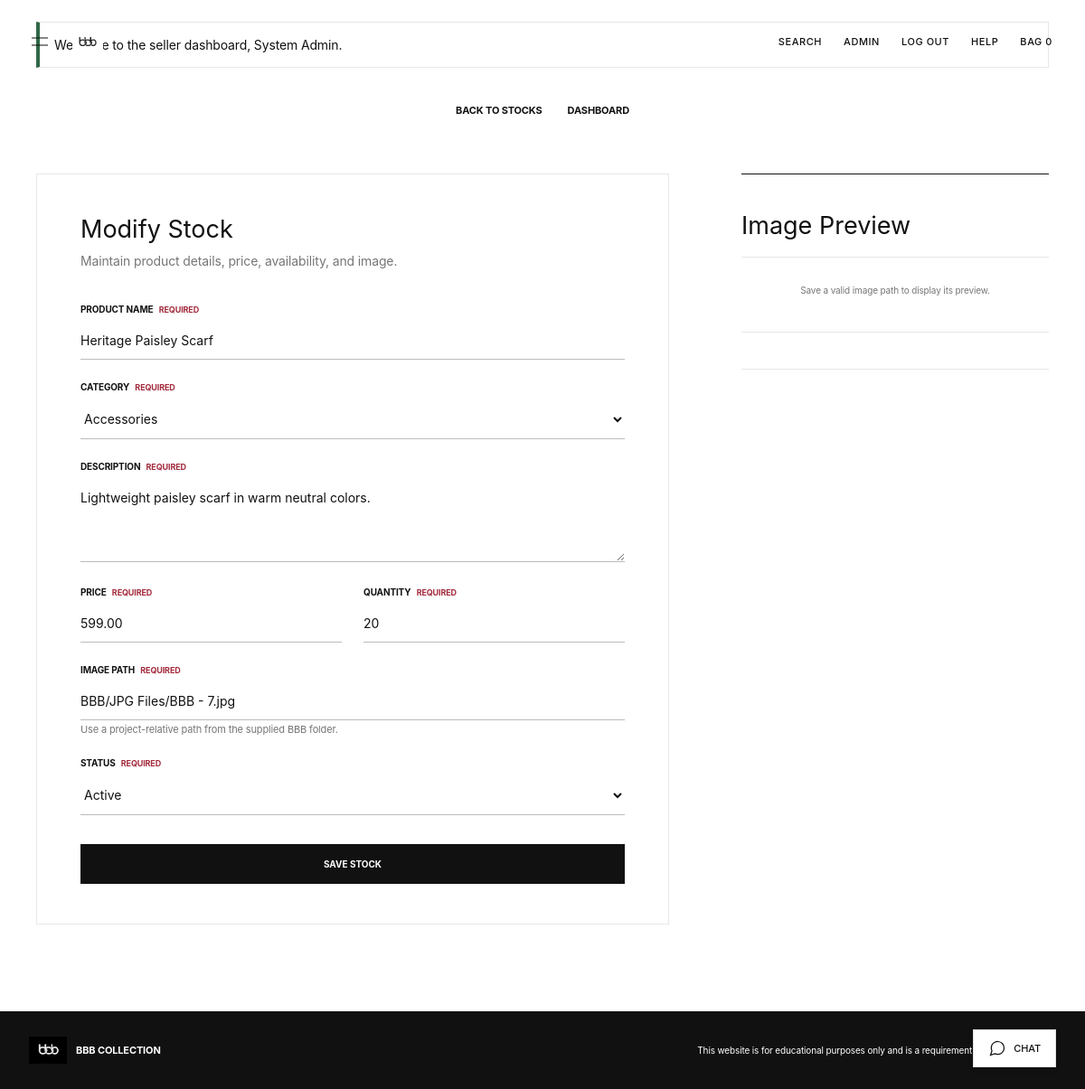
Page /admin_product_form.php?id=2 (signed in) on the committed database.
### tables this page shows
CREATE TABLE IF NOT EXISTS `products` (
  `id` int(6) UNSIGNED NOT NULL AUTO_INCREMENT,
  `name` varchar(100) NOT NULL,
  `category` varchar(50) NOT NULL,
  `description` varchar(255) NOT NULL,
  `price` decimal(10,2) NOT NULL,
  `quantity` int(6) NOT NULL,
  `image` varchar(120) NOT NULL,
  `status` varchar(20) NOT NULL DEFAULT 'Active',
  PRIMARY KEY (`id`)
);

### functions.php (called while the page is built, shortened)
<?php
function displayText($text) {
    return htmlspecialchars($text ?? "", ENT_QUOTES, "UTF-8");
}
?>

### admin_product_form.php (the view, shortened to what this page needs)
<?php
require 'functions.php';
$id = (int)($_GET['id'] ?? 0);
$editing = $id > 0;
$categories = array("Men Tops", "Women Tops", "Bottoms", "Dresses", "Outerwear", "Accessories");
$product = array("name" => "", "category" => "Men Tops", "description" => "", "price" => "", "quantity" => "", "image" => "BBB/JPG Files/BBB - 18.jpg", "status" => "Active");
if ($editing) {
    $stmt = $conn->prepare("SELECT * FROM products WHERE id = ?");
    $stmt->bind_param("i", $id);
    $stmt->execute();
    $record = $stmt->get_result()->fetch_assoc();
    $product = $record;
}
$imageExists = $product['image'] != "" && file_exists(__DIR__ . DIRECTORY_SEPARATOR . str_replace('/', DIRECTORY_SEPARATOR, $product['image']));
require 'header.php';
?>
<div class="nav-links"><a href="admin_products.php">Back to Stocks</a><a href="admin_dashboard.php">Dashboard</a></div>
<section class="admin-form-layout">
    <div class="panel admin-form-panel">
        <div class="form-heading"><h2><?php echo $editing ? "Modify Stock" : "Add Stock"; ?></h2><p>Maintain product details, price, availability, and image.</p></div>
        <form method="POST" action="admin_product_form.php<?php if ($editing) echo '?id=' . displayText($id); ?>">
            <div class="form-group"><label for="product-name">Product Name <span class="required">Required</span></label><input id="product-name" type="text" name="name" value="<?php echo displayText($product['name']); ?>" required></div>
            <div class="form-group"><label for="product-category">Category <span class="required">Required</span></label><select id="product-category" name="category" required><?php foreach ($categories as $category) { ?><option value="<?php echo displayText($category); ?>" <?php if ($product['category'] == $category) echo 'selected'; ?>><?php echo displayText($category); ?></option><?php } ?></select></div>
            <div class="form-group"><label for="product-description">Description <span class="required">Required</span></label><textarea id="product-description" name="description" required><?php echo displayText($product['description']); ?></textarea></div>
            <div class="form-grid"><div class="form-group"><label for="product-price">Price <span class="required">Required</span></label><input id="product-price" type="number" step="0.01" min="0" name="price" value="<?php echo displayText($product['price']); ?>" required></div><div class="form-group"><label for="product-quantity">Quantity <span class="required">Required</span></label><input id="product-quantity" type="number" min="0" name="quantity" value="<?php echo displayText($product['quantity']); ?>" required></div></div>
            <div class="form-group"><label for="product-image">Image Path <span class="required">Required</span></label><input id="product-image" type="text" name="image" value="<?php echo displayText($product['image']); ?>" required><small class="field-help">Use a project-relative path from the supplied BBB folder.</small></div>
            <div class="form-group"><label for="product-status">Status <span class="required">Required</span></label><select id="product-status" name="status" required><option value="Active" <?php if ($product['status'] == 'Active') echo 'selected'; ?>>Active</option><option value="Inactive" <?php if ($product['status'] == 'Inactive') echo 'selected'; ?>>Inactive</option></select></div>
            <input type="submit" name="save" value="Save Stock" class="full-button">
        </form>
    </div>
    <aside class="panel image-preview-panel"><h2>Image Preview</h2><?php if ($imageExists) { ?><img src="<?php echo displayText($product['image']); ?>" alt="Preview of <?php echo displayText($product['name'] ?: 'product image'); ?>"><p><?php echo displayText($product['image']); ?></p><?php } else { ?><div class="empty-state compact-empty"><p>Save a valid image path to display its preview.</p></div><?php } ?></aside>
</section>
<?php require 'footer.php'; ?>

### style.css (style rules this page uses)
* { box-sizing: border-box; }
:root { --black: #111111; --charcoal: #292929; --gray: #767676; --light-gray: #e7e7e7; --soft-gray: #f5f5f5; --white: #ffffff; --success: #2f6847; --warning: #906515; --danger: #a32b3d; }
html { scroll-behavior: smooth; }
body { margin: 0; min-height: 100vh; overflow-x: hidden; background: var(--white); color: var(--black); font-family: Arial, Helvetica, sans-serif; font-size: 14px; letter-spacing: 0; }
a { color: var(--black); }
.main-nav a, .nav-links a { padding: 8px 0 6px; border-bottom: 1px solid transparent; color: var(--black); font-size: 11px; font-weight: 700; text-decoration: none; text-transform: uppercase; }
.panel { width: min(1120px, calc(100% - 64px)); margin: 48px auto; padding: 40px 0; background: var(--white); border-top: 1px solid var(--black); border-bottom: 1px solid var(--light-gray); }
.compact-panel, .form-container.panel, .admin-form-panel.panel { max-width: 700px; padding: 44px 48px; border: 1px solid var(--light-gray); }
h1, h2, h3 { margin-top: 0; color: var(--black); font-weight: 400; letter-spacing: 0; }
h2 { margin-bottom: 18px; font-size: 27px; }
p { line-height: 1.6; }
.muted, .field-help { color: var(--gray); font-size: 11px; }
.nav-links { display: flex; justify-content: center; gap: 28px; width: min(1120px, calc(100% - 64px)); margin: 32px auto 0; }
.form-heading { margin-bottom: 36px; text-align: left; }
.form-heading h2, .form-heading p { margin: 0; }
.form-heading p { margin-top: 8px; color: var(--gray); }
.form-grid { display: grid; grid-template-columns: repeat(2, minmax(0, 1fr)); gap: 24px; }
.form-group { min-width: 0; margin-bottom: 24px; }
label { display: block; margin-bottom: 8px; color: var(--black); font-size: 10px; font-weight: 700; text-transform: uppercase; }
.required { margin-left: 4px; color: var(--danger); font-size: 9px; font-weight: 700; }
input[type="text"], input[type="email"], input[type="password"], input[type="number"], select, textarea { width: 100%; padding: 12px 0; border: 0; border-bottom: 1px solid #bcbcbc; border-radius: 0; outline: 0; background: transparent; color: var(--black); font: inherit; }
textarea { min-height: 92px; resize: vertical; }
input[type="submit"], .button-link, button { display: inline-flex; align-items: center; justify-content: center; min-height: 44px; margin-top: 8px; padding: 12px 24px; border: 1px solid var(--black); border-radius: 0; background: var(--black); color: var(--white); cursor: pointer; font: inherit; font-size: 10px; font-weight: 700; text-align: center; text-decoration: none; text-transform: uppercase; transition: background-color 0.2s, color 0.2s; }
.full-button { width: 100%; }
.empty-state { padding: 64px 24px; text-align: center; border-top: 1px solid var(--light-gray); border-bottom: 1px solid var(--light-gray); }
.empty-state h3, .empty-state p { margin: 0 0 10px; }
.compact-empty { padding: 28px 16px; }
.admin-form-layout { display: grid; grid-template-columns: minmax(0, 1fr) 340px; gap: 64px; width: min(1120px, calc(100% - 64px)); margin: 56px auto; align-items: start; }
.admin-form-layout .panel { width: 100%; margin: 0; }
.image-preview-panel { position: sticky; top: 108px; text-align: left; }
.image-preview-panel p { color: var(--gray); font-size: 10px; overflow-wrap: anywhere; }
body { font-family: 'Inter', Helvetica, Arial, sans-serif; font-weight: 400; letter-spacing: -0.01em; }

### rows in the picture
products: name "Heritage Paisley Scarf", description "Lightweight paisley scarf in warm neutral colors.", price "599.00", quantity "20", image "BBB/JPG Files/BBB - 7.jpg", status "Active"

### other values in the picture
cartCount() "0"
displayText($flashMessage['message']) "Welcome to the seller dashboard, System Admin."
form field category "Accessories"
